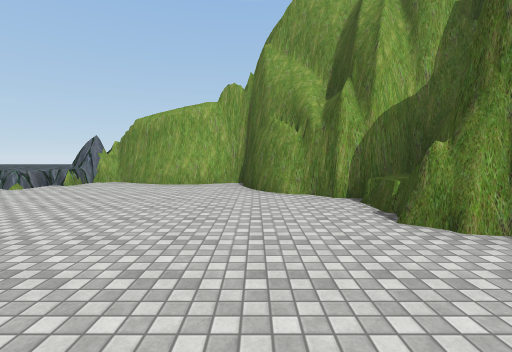
View 1 (above)

18 first-person views from a walk through a scene from a Unity 3-D project. The camera is 1.5 m above the floor, tilts 4° down and sees 85° across. The floor is counted in squares, 2 m on a side. Each view is taken from the middle of a square. On the plan, view 1 faces up. The plan holds only what a view shows up to about 10 squares ahead; the rest is blank. The place goes on beyond the plan. Some surface patterns are stand-ins.

View 2
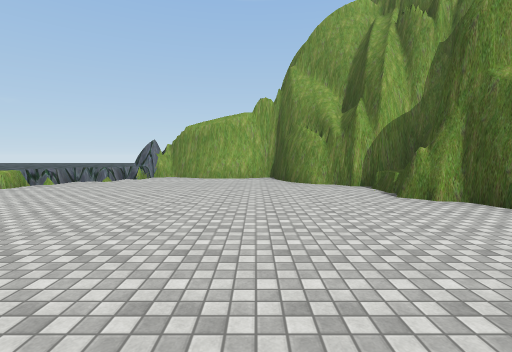

View 3
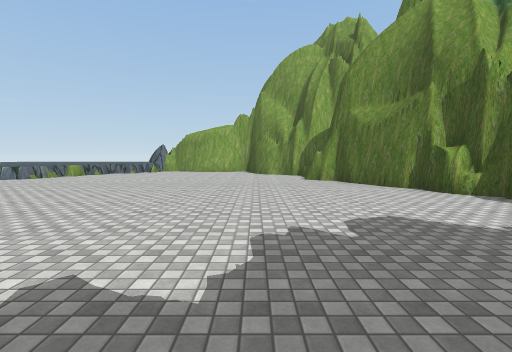

View 4
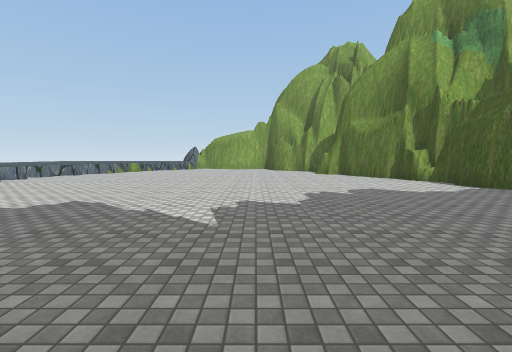

View 5
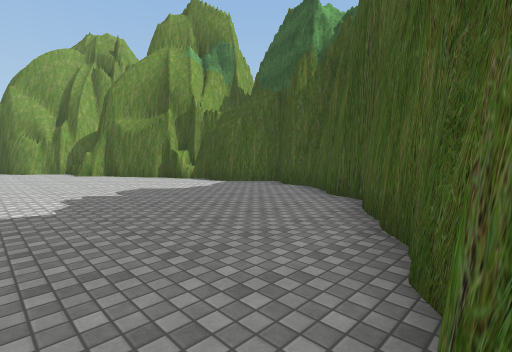

View 6
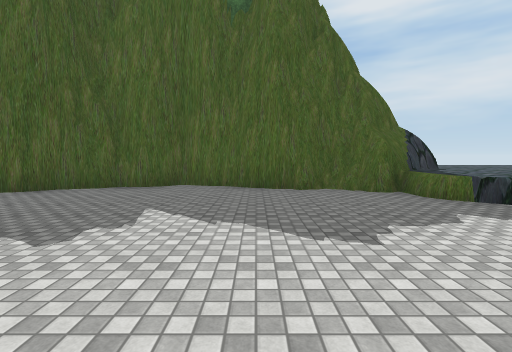

View 7
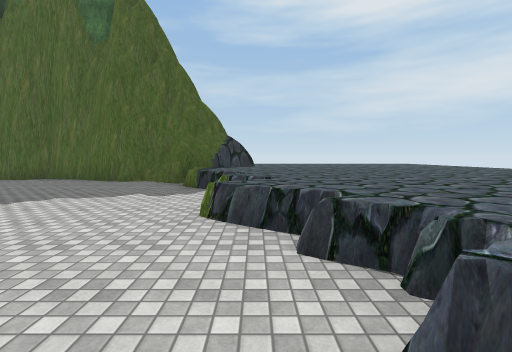

View 8
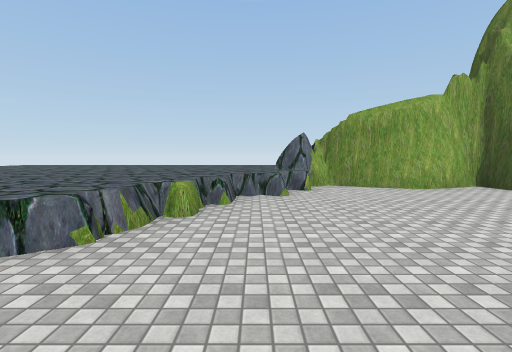

View 9
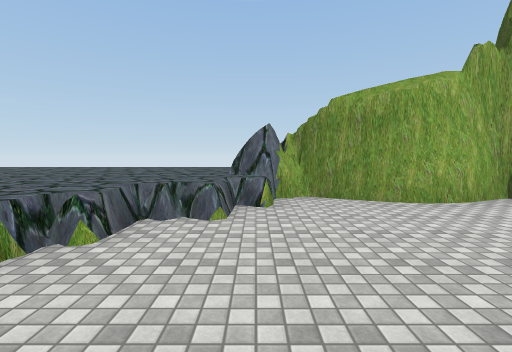

View 10
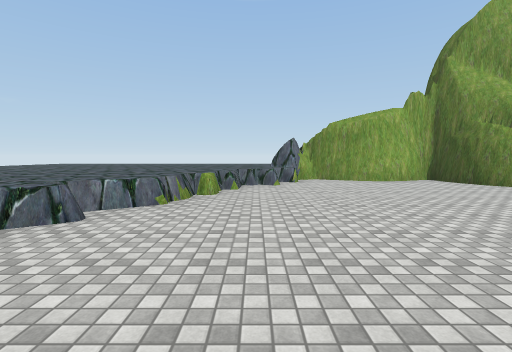

View 11
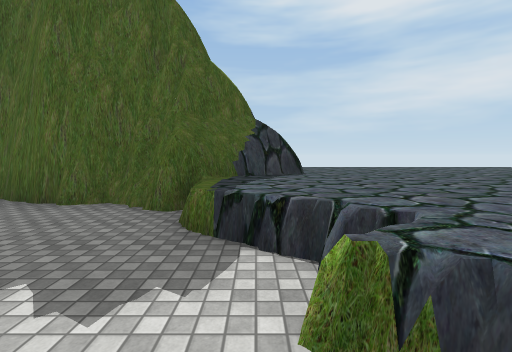

View 12
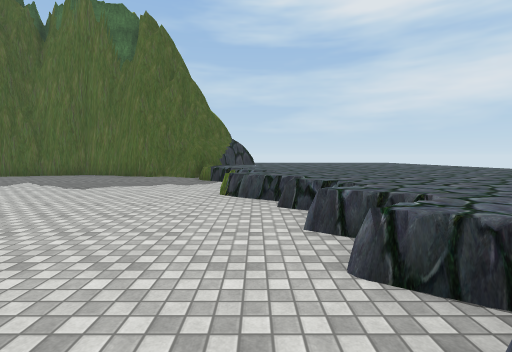

View 13
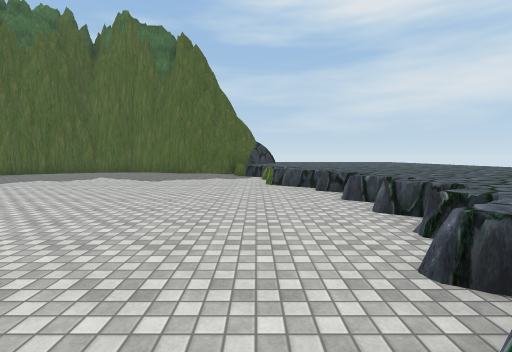

View 14
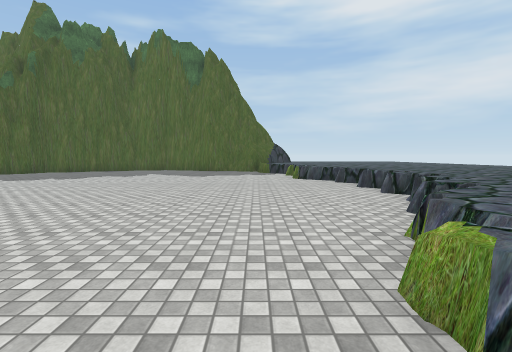

View 15
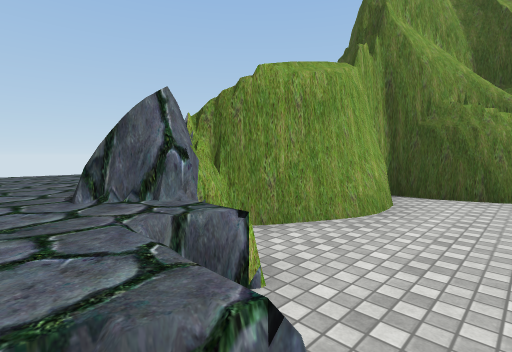

View 16
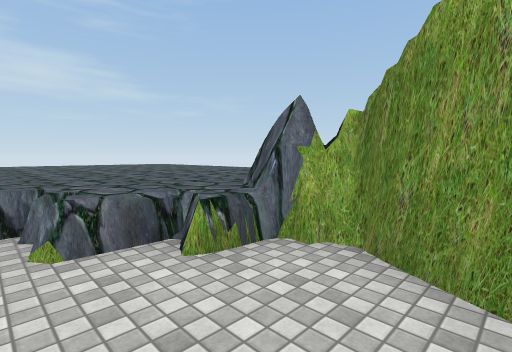

View 17
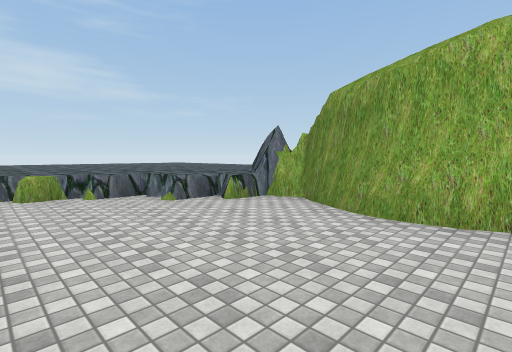

View 18
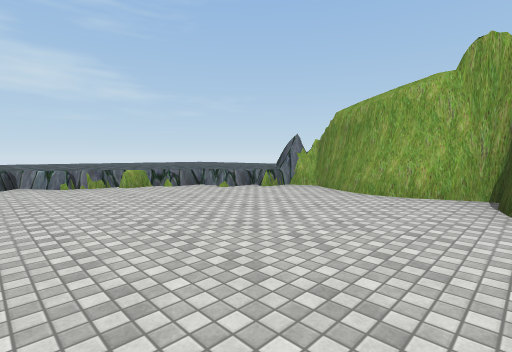

### Floor plan
Key: @ floor where view 1 was taken; # wall or solid block; . floor; ^ raised ledge.
Columns run from 11 left of view 1 to 5 right of it. Each row starts with its distance up from view 1.
 11 ^^^^^^^
 10 ^^^^^^^
  9 ^^^^^^^##
  8 ^^^^^^#.####
  7 ^^^^^^.....##
  6 ^^^^^.......##
  5 ^^^^^........##
  4 ^^^^.........^#
  3 ^^^^.........##
  2  ^^...........##
  1 ^^^............#
  0 ^^^........@...##
 -1 ^^^.............#
 -2 ^^^.............#
 -3 ^^^^............#
 -4 ^^^^............#
 -5 ^^^^............#
 -6 ^^^^...........##
 -7 ^^^^^..........#
 -8 ^^^^^#.......###
 -9 ^^^^######.###
-10 ^^^^#    ###
-11 ^^^^
-12 ^^^

Where each view was taken, in squares from view 1:
view 1: 0 up, 0 right, facing up
view 2: 2 down, 1 left, facing up
view 3: 6 down, 0 right, facing up
view 4: 9 down, 1 left, facing up
view 5: 9 down, 1 left, facing up-right
view 6: 2 down, 3 left, facing down
view 7: 0 up, 8 left, facing down
view 8: 1 up, 6 left, facing up
view 9: 3 up, 5 left, facing up
view 10: 1 down, 6 left, facing up
view 11: 4 down, 7 left, facing down
view 12: 2 up, 8 left, facing down
view 13: 4 up, 7 left, facing down
view 14: 6 up, 6 left, facing down
view 15: 6 up, 6 left, facing up-right
view 16: 6 up, 3 left, facing up-left
view 17: 4 up, 1 left, facing up-left
view 18: 2 up, 0 right, facing up-left
